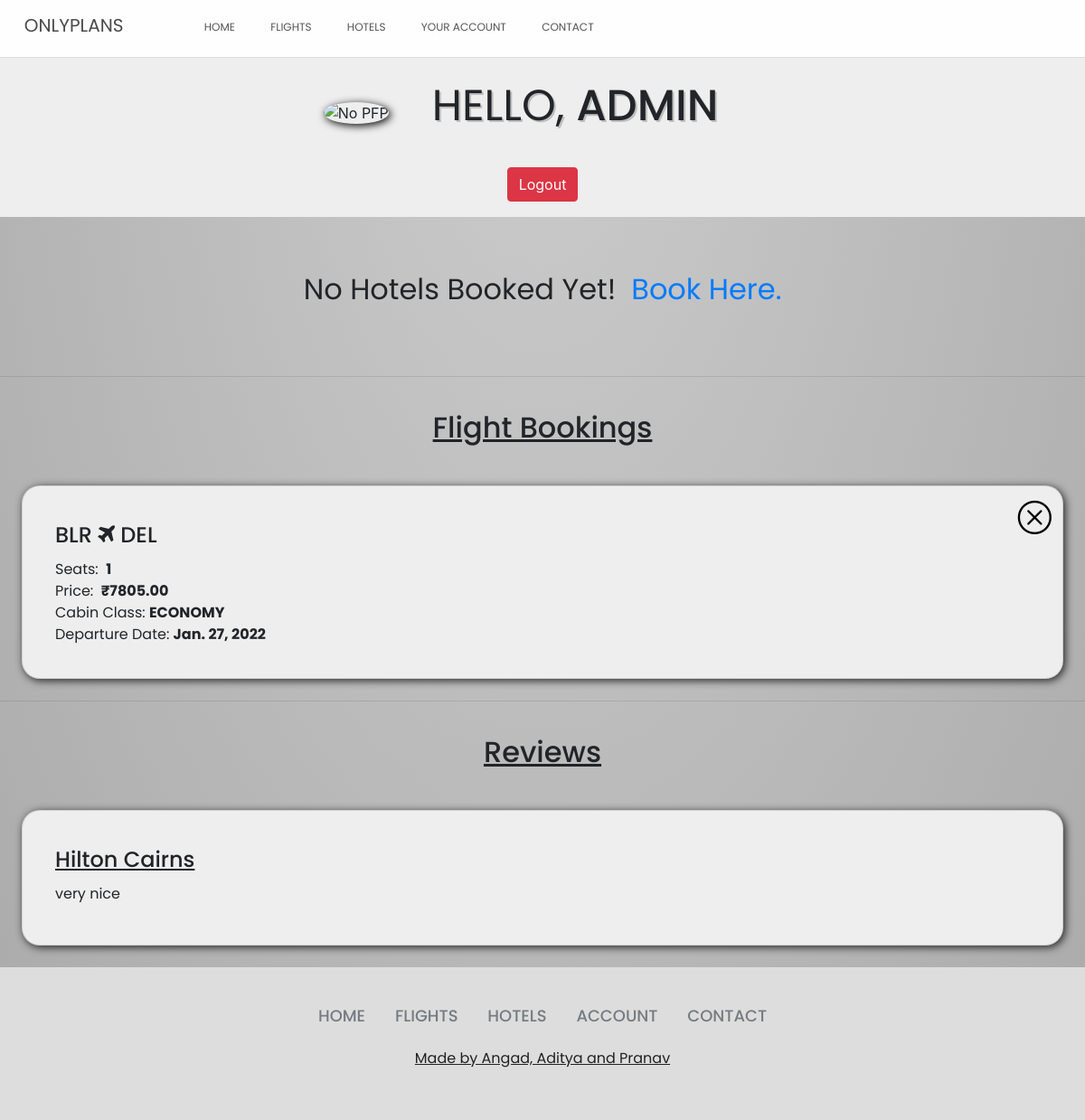
The page /user/ (signed in) on the database its author committed.
### home/models.py (models this page shows)
class bookingFlight(models.Model):
    people = models.IntegerField()
    price = models.DecimalField(decimal_places=2, max_digits=20)
    cabinClass = models.TextField()
    DepartureLocation = models.TextField()
    departureDate = models.DateField()
    arrivalLocation = models.TextField()
    user = models.ForeignKey(User, null=False, on_delete=CASCADE)

class ReviewsRatings(models.Model):
    user = models.ForeignKey(User, null=False, on_delete=models.CASCADE)
    hotel = models.ForeignKey(Hotel, null=False, on_delete=models.CASCADE)
    rating = models.IntegerField("Rating", default=1, validators=[
        MaxValueValidator(10), MinValueValidator(1)],
        null=False, blank=False)
    review = models.CharField("Review", max_length=250, blank=True, null=True)

class Hotel(models.Model):
    name = models.CharField("Hotel name", max_length=100, blank=False)
    exterior_picture = models.ImageField(
        "Image 1",
        upload_to='images/',
        height_field=None,
        width_field=None,
        max_length=100,
    )
    cheaproom_picture = models.ImageField(
        "Image 2",
        upload_to='images/',
        height_field=None,
        width_field=None,
        max_length=100,
    )
    mediumroom_picture = models.ImageField(
        "Image 3",
        upload_to='images/',
        height_field=None,
        width_field=None,
        max_length=100,
    )
    expensiveroom_picture = models.ImageField(
        "Image 4",
        upload_to='images/',
        height_field=None,
        width_field=None,
        max_length=100,
    )
    category = models.ForeignKey(HotelCategories, on_delete=CASCADE)
    location = models.CharField("Hotel city name", max_length=50, blank=False)
    detailed_address = models.TextField("Hotel detailed address", blank=False)
    description = models.TextField("Hotel description", blank=False)
    cheaproom_name = models.CharField(
        "cheap room  name", max_length=50, blank=False)
    middleroom_name = models.CharField(
        "middle room  name", max_length=50, blank=False)
    expensiveroom_name = models.CharField(
        "expensive room  name", max_length=50, blank=False)
    starrating = models.IntegerField("Rating", default=1, validators=[
        MaxValueValidator(5), MinValueValidator(1)],
        null=False, blank=False)

### home/views.py (the view)
# urls.py: path("user/", views.user, name="user"),
@login_required
def user(request):
    user = request.user
    flights_booked = bookingFlight.objects.filter(user=user)
    hotels_booked = HotelBooking.objects.filter(user=user)
    reviews = ReviewsRatings.objects.filter(user=user).all()
    print(reviews)
    return render(request, "user.html", {"user": user, "flights_booked": flights_booked, "hotels_booked": hotels_booked, "reviews": reviews})

### home/templates/user.html (shortened to what this page needs)
{% extends "layout.html" %}
{% load static %}
{% block links %}
<link rel="stylesheet" href="{% static 'css/style-user.css' %}">
{% endblock %}
{% block content %}
<div class="title">
    <div class="details"><img src="{{ user.socialaccount_set.all.0.get_avatar_url }}" alt="No PFP" />
        <p>Hello,&nbsp;<span>{{user}}</span></p>
    </div>
    <a href = "{% url 'logout' %}" class="btn btn-danger">Logout</a>
</div>
<div class="hotelBookings">
    {% if hotels_booked %}
    <div class="head">Hotel Bookings</div>
        {% for hotel in hotels_booked %}
        <div class="card">
            <div class="hotelname">{{hotel.hotel.name}}</div>
            <div class="padding" style = "height: 2vh;"></div>
            <div class="dates">From <strong>{{hotel.checkInDate}}</strong> to <strong>{{hotel.checkOutDate}}</strong></div>
            <div class="roomname">Room: <strong>{{hotel.room_selected.roomcategory.name}}</strong></div>
            <div class="nights">Price: <strong>₹{{hotel.totalPrice}}</strong></div>
            <div class="guests">Guests: <strong>{{hotel.numberOfGuests}}</strong></div>
            <div class="delete">
                <i class="bi bi-x-circle" onclick="togglePopup2('{{hotel.id}}')"></i>
              </div>
            </div>
        {% endfor %}
    {% else %}
        <div class = "none">No hotels booked yet! &nbsp; <a href = "{% url 'hotels' %}">Book Here.</a></div>
    {% endif %}
</div>
<hr>
<div class="flightBookings">
    {% if flights_booked %}
    <div class="head">Flight Bookings</div>
        {% for flight in flights_booked %}
        <div class="card">
            <div class="toandfrom">
                {{flight.DepartureLocation}} <i class = "fa fa-plane"></i> {{flight.arrivalLocation}}
            </div>
            <div class="seats">
                Seats: &nbsp;<strong>{{flight.people}}
      </strong>      </div>
            <div class="cost">
                Price: &nbsp;<strong>₹{{flight.price}}
       </strong>     </div>
            <div class="cabinClass">
                Cabin Class: <strong>{{flight.cabinClass}}
  </strong>          </div>
            <div class="time">
                Departure Date: <strong>{{flight.departureDate}}</strong>
            </div>
            <div class="delete">
                <i class="bi bi-x-circle" onclick="togglePopup1('{{flight.id}}')"></i>
              </div>
            </div>
        {% endfor %}
    {% else %}
        <div class = "none">No flights booked yet! &nbsp; <a href = "{% url 'search' %}">Book Here.</a></div>
    {% endif %}
</div>
<hr>
<div class="reviews">
    {% if reviews %}
    <div class="head">Reviews</div>
        {% for review in reviews %}
            <div class="card">
                <div class="hotelname">{{review.hotel.name}}</div>
                <div class="reviewreview">{{review.review}}</div>
            </div>
        {% endfor %}
    {% else %}
        <div class = "none">No reviews written yet!</div>
    {% endif %}
</div>
{% endblock %}

### home/static/css/style.css (style rules this page uses)
:root { --gunmetal: #30343fff; --ghost-white: #fafaffff; --lavender-blue: #e4d9ffff; --space-cadet: #273469ff; --space-cadet-2: #1e2749ff; }
* { margin: 0; padding: 0; box-sizing: border-box; -webkit-font-smoothing: antialiased; -moz-osx-font-smoothing: grayscale; }

### home/static/css/style-user.css (style rules this page uses)
body { background-image: radial-gradient( ellipse farthest-corner at center top, #ccc 0%, #aaa 100% ); max-width: 100vw; overflow-x: hidden; }
.title { min-height: 20vh; display: flex; justify-content: center; align-items: center; flex-direction: column; flex-wrap: wrap; background: #eee; max-width: 100vw; overflow-x: hidden; }
.details { display: flex; flex-direction: row; justify-content: center; align-items: center; max-width: 75vw; }
.details img { border-radius: 50%; box-shadow: 2px 2px 10px rgba(0, 0, 0, 1); }
.details p { padding: 0 1em; font-size: 3em; font-family: "Poppins", sans-serif; text-transform: uppercase; text-shadow: 2px 2px 0px rgba(0, 0, 0, 0.2); }
.details p span { font-weight: 500; }
.title a { margin: 2vh 0; }
.delete { position: absolute; right: 1vw; top: 1vh; font-size: 3vmax; color: black; }
.none { height: 20vh; display: flex; justify-content: center; align-items: center; font-size: 2em; font-family: "Poppins", sans-serif; text-transform: capitalize; }
.head { font-family: "Poppins", sans-serif; font-size: 2em; text-align: center; text-decoration: underline; padding: 2vh 0; font-weight: 500; }
.card { border-radius: 20px; background: #eee; box-shadow: 2px 2px 10px rgba(0, 0, 0, 0.8); padding: 3%; margin: 2%; position: relative; font-family: "Poppins", sans-serif; }
.hotelname { font-size: 1.5em; text-decoration: underline; font-weight: 500; }
.reviewreview { padding: 1vh 0; }
.toandfrom { font-size: 1.5em; font-weight: 500; padding-bottom: 1vh; }

### rows shown on the page
bookingFlight: DepartureLocation "BLR", arrivalLocation "DEL", people "1", price "7805.00", cabinClass "ECONOMY", departureDate "Jan. 27, 2022"
ReviewsRatings: hotel.name "Hilton Cairns", review "very nice"

### other values the page prints
{{ user }} "ADMIN"
